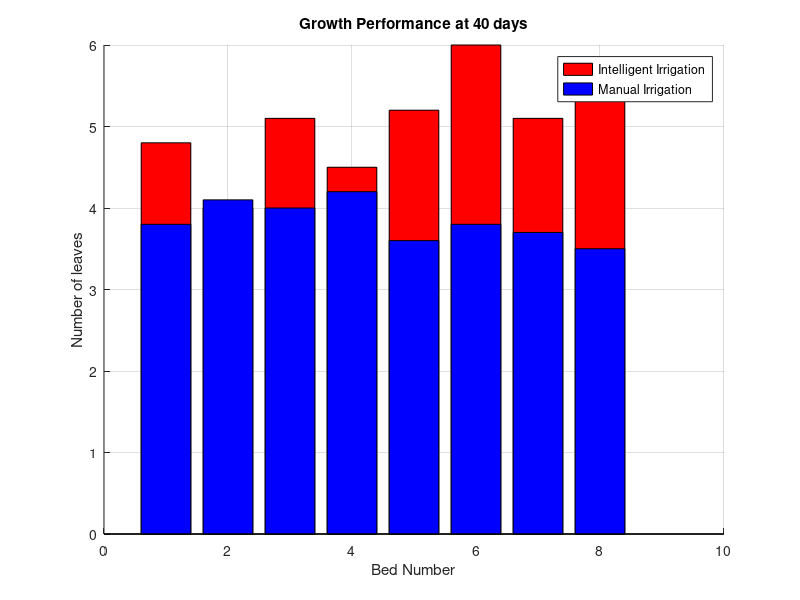
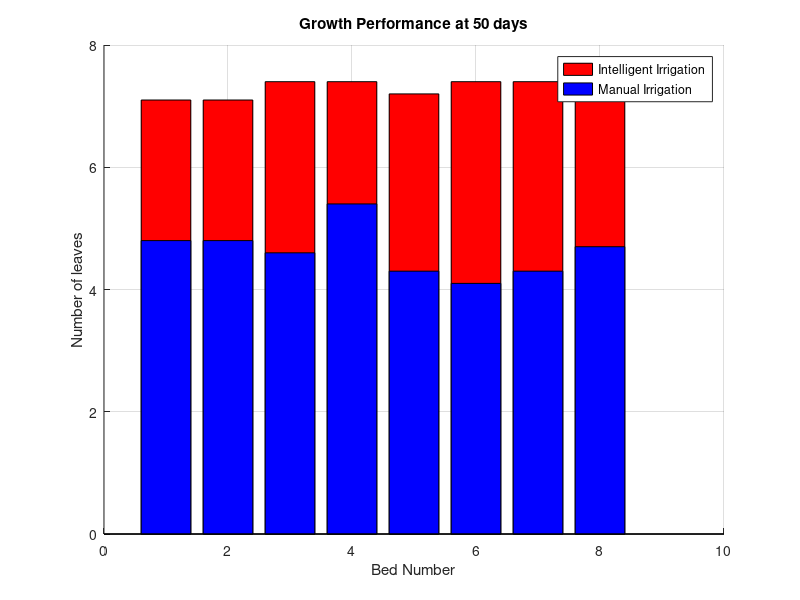

Recreate these plots in MATLAB, in order.
%num leaves
close all;
clear;
clc;

%40 days
A=[4.8 4.0 5.1 4.5 5.2 6.0 5.1 5.4];
B=[3.8 4.1 4.0 4.2 3.6 3.8 3.7 3.5];
figure
hold on
bar(A,'r')
bar(B,'b')
grid on
title('Growth Performance at 40 days')
xlabel('Bed Number');
ylabel('Number of leaves');
legend('Intelligent Irrigation','Manual Irrigation');
hold off



%50 days
A=[7.1 7.1 7.4 7.4 7.2 7.4 7.4 7.5];
B=[4.8 4.8 4.6 5.4 4.3 4.1 4.3 4.7];
figure
hold on
bar(A,'r')
bar(B,'b')
grid on
title('Growth Performance at 50 days')
xlabel('Bed Number');
ylabel('Number of leaves');
legend('Intelligent Irrigation','Manual Irrigation');
hold off